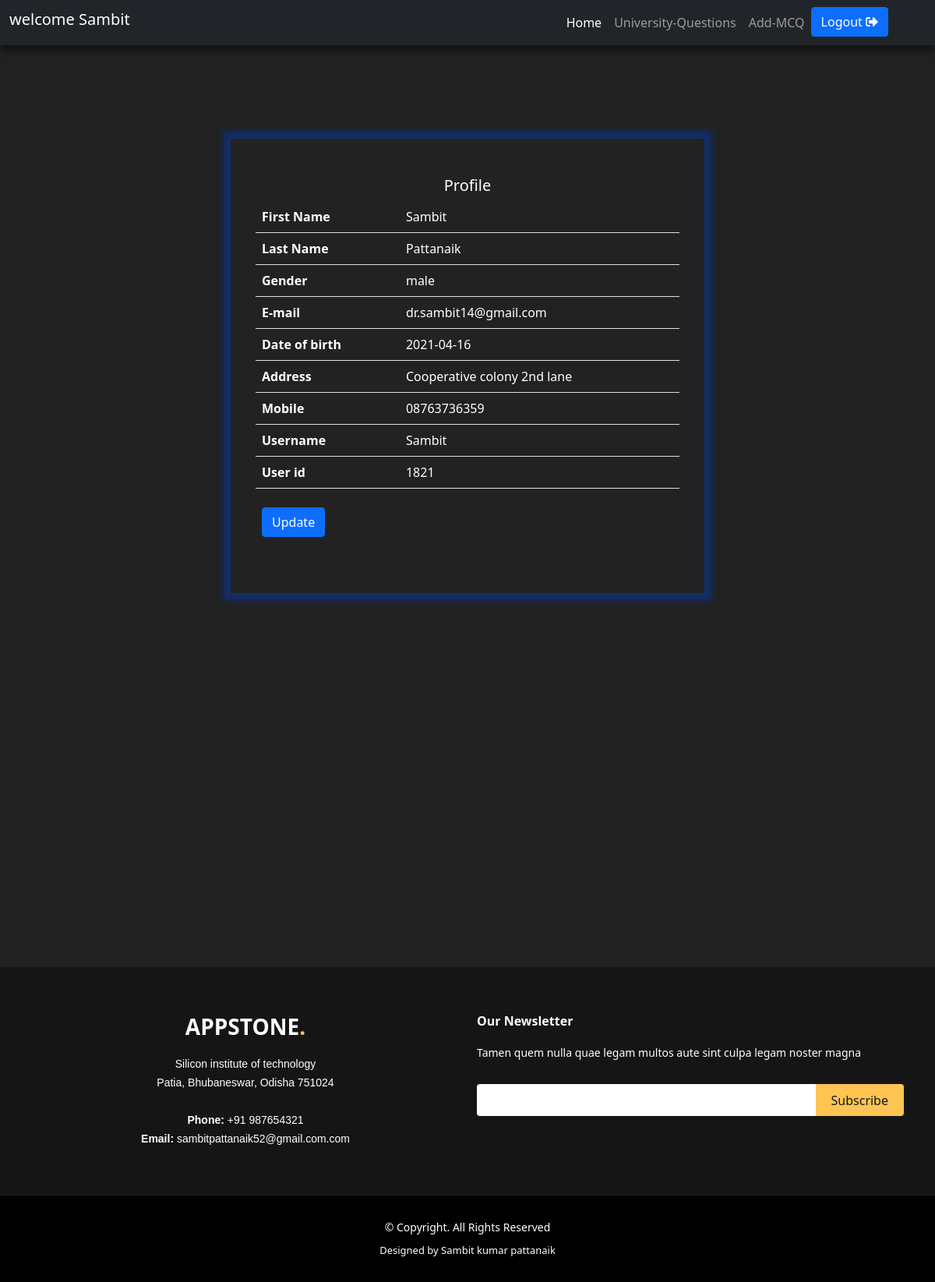
The page /staff-profile.php (signed in) on the database its author committed.
### tables this page shows
CREATE TABLE `staff` (
  `id` int(11) NOT NULL,
  `fname` varchar(255) NOT NULL,
  `lname` varchar(255) NOT NULL,
  `email` varchar(255) NOT NULL,
  `mobile` varchar(255) NOT NULL,
  `gender` varchar(255) NOT NULL,
  `DOB` varchar(50) NOT NULL,
  `address` varchar(255) NOT NULL,
  `username` varchar(255) NOT NULL,
  `password` varchar(255) NOT NULL
);

### staff-profile.php (the view, shortened to what this page needs)
<!doctype html>
<html lang="en">
<?php
if(isset($_SESSION['user']))
{
?>
<head>
    <link href="https://cdn.jsdelivr.net/npm/bootstrap@5.0.0-beta2/dist/css/bootstrap.min.css" rel="stylesheet">
    <link rel="stylesheet" href="student.css">
    <link rel="stylesheet" href="https://cdnjs.cloudflare.com/ajax/libs/font-awesome/4.7.0/css/font-awesome.min.css">
    <link rel="stylesheet" href="https://cdn.jsdelivr.net/npm/bootstrap-icons@1.4.0/font/bootstrap-icons.css">
    <link rel="stylesheet" href="https://cdnjs.cloudflare.com/ajax/libs/font-awesome/5.15.2/css/all.min.css" />
    <link rel="stylesheet" href="footer.css">
</head>
<body>
    <header>
        <nav class="navbar sticky-top navbar-expand-lg navbar-dark bg-dark" id="nave">
            <div class="container-fluid">
                <a class="navbar-brand" href="#">
                <?php
                 $user_email=$_SESSION['user'];
                 echo "<h5> welcome $user_email </h5>";
                 ?>
                 </a>
                <div class="collapse navbar-collapse" id="navbarSupportedContent">
                    <ul class="navbar-nav ms-auto me-5 mb-2 mb-lg-0">
                        <li class="nav-item">
                            <a class="nav-link active" aria-current="page" href="Staff-page.php">Home</a>
                        </li>
                        <li class="nav-item">
                            <a class="nav-link" aria-current="page" href="Staff-University-q.php">University-Questions</a>
                        </li>
                        <li class="nav-item">
                            <a class="nav-link" aria-current="page" href="Staff-MCQ.php">Add-MCQ
</a>
                        </li>
                    <form action="" method="POST">
                        <button type="submit" name="logout" class="btn btn-primary">Logout  <i class="fa fa-sign-out-alt"></i></button>
                        </form>
                    </ul>
                </div>
            </div>
        </nav>
    </header>
    <section id="services" class="services">
        <div class="container" data-aos="fade-up">
<br><br><br><br><br>
        <div class="container-fluid">
       <div class="row justify-content-center">
       <div class="card2" style="width: 38rem; height:auto; ">
  <div class="card-body">
    <h5 class="card-title text-center">Profile</h5>
    <div class="table-responsive">
  <table class="table">
  <?php
$connect= new mysqli("localhost","root","","qbms");
$query="select * from staff where username='$user_email'";
$result=$connect->query($query);
if($result->num_rows>0){
    while($row = $result->fetch_assoc()){
 echo " <tbody style=\"color:white\" >";
      echo " <tr >";
      echo "   <th scope=\"row\" >First Name</th>";
      echo "   <td>".$row['fname']."</td>";
      echo " </tr>";
      echo " <tr>";
      echo "   <th scope=\"row\">Last Name</th>";
      echo "   <td>".$row['lname']."</td>";
      echo " </tr>";
      echo " <tr>";
      echo "   <th scope=\"row\">Gender</th>";
      echo "   <td>".$row['gender']."</td>";
      echo " </tr>";
      echo " <tr>";
      echo "   <th scope=\"row\">E-mail</th>";
      echo "   <td>".$row['email']."</td>";
      echo " </tr>";
      echo " <tr>";
      echo " <th scope=\"row\">Date of birth</th>";
      echo " <td>".$row['DOB']."</td>";
     echo "</tr>";
     echo " <tr>";
      echo " <th scope=\"row\">Address</th>";
      echo " <td>".$row['address']."</td>";
     echo "</tr>";
      echo " <tr>";
      echo " <th scope=\"row\">Mobile</th>";
      echo " <td>".$row['mobile']."</td>";
     echo "</tr>";
     echo "<tr>";
     echo "<th scope=\"row\">Username</th>";
     echo "<td>".$user_email."</td>";
   echo "</tr>";
   echo "<tr>";
     echo "<th scope=\"row\">User id</th>";
     echo "<td>".$row['id']."</td>";
   echo "</tr>";
   echo "<tr>";
     echo "<th scope=\"row\" style=\"border:transparent\"></th>";
     echo "<td  style=\"border:transparent\">"."   "."</td>";
     echo "</tr>";
   echo "<tr>";
     echo "<td  style=\"border:transparent\">"."<a class=\"btn btn-primary\" href=\"update-staff-profile.php?updateid=$row[id]\">"."Update"."</a>"."</td>";
     echo "</tr>";
    echo " </tbody>";
    }
}
    ?>
  </table>
</div>
  </div>
</div>
       </div>
       </div>
        </div>
    </section>
    <br><br><br><br><br><br><br><br><br><br><br><br><br><br><br><br><br><br><br><br>
    <footer id="footer">
        <div class="footer-top">
            <div class="container">
                <div class="row">
                    <div class="col-lg-6 col-md-6 text-center">
                        <div class="footer-info">
                            <h3>Appstone<span>.</span></h3>
                            <p>
                                Silicon institute of technology <br> Patia, Bhubaneswar, Odisha 751024<br><br>
                                <strong>Phone:</strong> +91 987654321<br>
                                <strong>Email:</strong> sambitpattanaik52@gmail.com.com<br>
                            </p>
                        </div>
                    </div>
                    <div class="col-lg-6 col-md-6 footer-newsletter">
                        <h4>Our Newsletter</h4>
                        <p>Tamen quem nulla quae legam multos aute sint culpa legam noster magna</p>
                        <form action="" method="post">
                            <input type="email" name="email"><input type="submit" value="Subscribe">
                        </form>
                    </div>
                </div>
            </div>
        </div>
        <div class="container">
            <div class="copyright">
                &copy; Copyright. All Rights Reserved
            </div>
            <div class="credits">
                Designed by Sambit kumar pattanaik
            </div>
        </div>
    </footer>
</body>
</html>
<?php   }else{
    header("location:staff-login.php");}?>

### student.css (style rules this page uses)
body { background-color: #222; }
.card2 { color: white; width: 280px; height: 40rem; padding: 2rem 1rem; background: transparent; box-shadow: 0px 0px 7px 10px rgba(18, 45, 104, 500); transition: 0.5s ease-in-out; }

### footer.css (style rules this page uses)
#footer { background: black; padding: 0 0 30px 0; color: #fff; font-size: 14px; position: relative; }
#footer .footer-top { background: #151515; border-bottom: 1px solid #222222; padding: 60px 0 30px 0; }
#footer .footer-top .footer-info { margin-bottom: 30px; }
#footer .footer-top .footer-info h3 { font-size: 28px; margin: 0 0 20px 0; padding: 2px 0 2px 0; line-height: 1; font-weight: 700; text-transform: uppercase; }
#footer .footer-top .footer-info h3 span { color: #ffc451; }
#footer .footer-top .footer-info p { font-size: 14px; line-height: 24px; margin-bottom: 0; font-family: "Raleway", sans-serif; color: #fff; }
#footer .footer-top h4 { font-size: 16px; font-weight: 600; color: #fff; position: relative; padding-bottom: 12px; }
#footer .footer-top .footer-newsletter form { margin-top: 30px; background: #fff; padding: 6px 10px; position: relative; border-radius: 4px; }
#footer .footer-top .footer-newsletter form input[type="email"] { border: 0; padding: 4px; width: calc(100% - 110px); }
#footer .footer-top .footer-newsletter form input[type="submit"] { position: absolute; top: 0; right: -2px; bottom: 0; border: 0; background: none; font-size: 16px; padding: 0 20px; background: #ffc451; color: #151515; transition: 0.3s; border-radius: 0 4px 4px 0; }
#footer .copyright { text-align: center; padding-top: 30px; }
#footer .credits { padding-top: 10px; text-align: center; font-size: 13px; color: #fff; }

### rows shown on the page
staff: fname "Sambit", lname "Pattanaik", gender "male", email "dr.sambit14@gmail.com", DOB "2021-04-16", address "Cooperative colony 2nd lane", mobile "08763736359", id "1821"

### other values the page prints
$user_email "Sambit"
